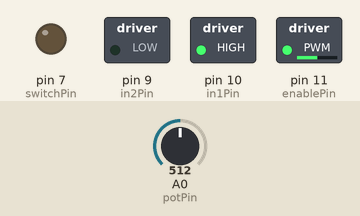
Recording of a sketch running on a simulated Arduino Uno, built with avr-gcc and run on an emulated ATmega328P. On the bench: switched loads named in the sketch (green lamp = pin HIGH), output pins drawn as LEDs (lit = HIGH). Inputs (shaded band) come from the test bench; at power-on: A0 (potPin) = 512.

Above: at 2.8 s.
2.9 s: A0 (potPin) set to 716
At 5.2 s:
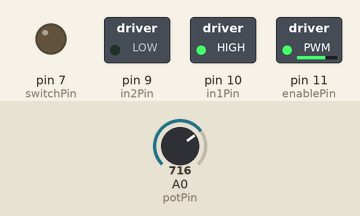
5.6 s: A0 (potPin) set to 900
At 6.8 s:
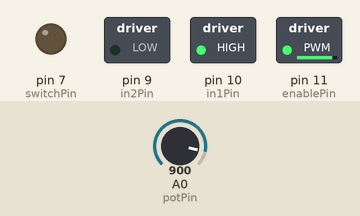
8.3 s: A0 (potPin) set to 122
At 11.1 s:
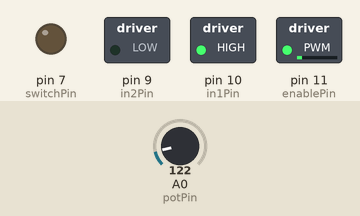
11.5 s: A0 (potPin) set to 0
At 12.6 s:
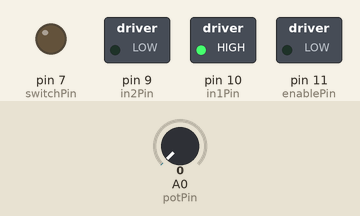
Timing chart, 0 to 14.5 s (numbered marks = the images above; inputs shaded):
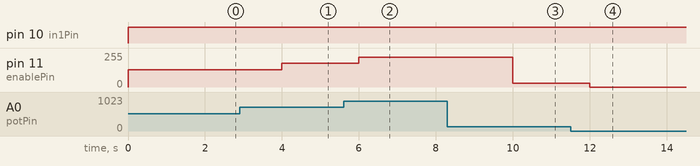

The sketch:

dc_forward_and_revers2W.ino
```cpp
int enablePin = 11;
int in1Pin = 10;
int in2Pin = 9;
int switchPin = 7;
int potPin = 0;

void setup()
{
  pinMode(in1Pin, OUTPUT);
  pinMode(in2Pin, OUTPUT);
  pinMode(enablePin, OUTPUT);
  pinMode(switchPin, OUTPUT);
}

void loop()
{
  int speed = analogRead(potPin) / 4;
  boolean reverse = digitalRead(switchPin);
  setMotor(speed, reverse);
  delay(1000);
}

void setMotor(int speed, boolean reverse)
{
  analogWrite(enablePin, speed);
  digitalWrite(in1Pin, !reverse);
  digitalWrite(in2Pin,reverse);
  delay(1000);
}
```

Measured:
- after the input at 2.9 s, pin 11 (enablePin): 128/255 → 179/255 after 1.1 s
- after the input at 5.6 s, pin 11 (enablePin): 179/255 → 225/255 after 0.40 s
- after the input at 8.3 s, pin 11 (enablePin): 225/255 → 30/255 after 1.7 s
- after the input at 11.5 s, pin 11 (enablePin): 30/255 → 0/255 after 0.50 s
